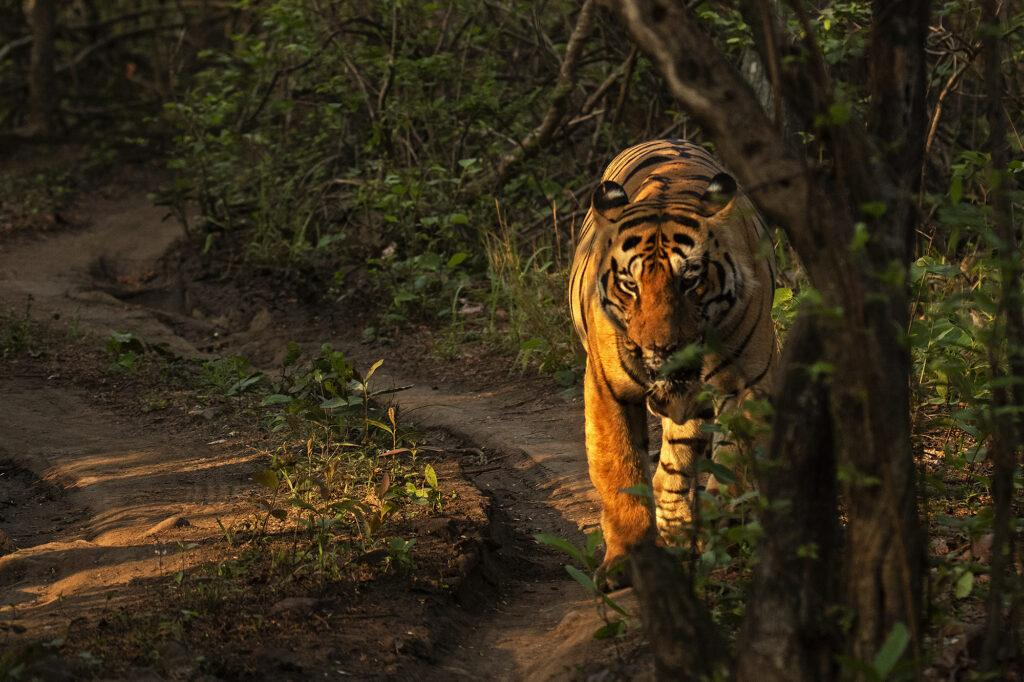
#> input picture websites/wild-expedition/images/tours/Animals/Tadoba/1.jpg, 1024 x 682 px, found by its file name
$ python inspect_details.py
#> lines starting #> are read from the running program, lines starting #| are printed output that depends on the picture
from PIL import Image

def inspect_img(name, path):
#> called with name = 'Tadoba (1.jpg)', path = 'images/tours/Animals/Tadoba/1.jpg'
    im = Image.open(path)
#> im is the input picture: PIL image 1024x682 RGB; mean R, G, B 55.4, 45, 26.2
    w, h = im.size
#> w = 1024; h = 682
    print(f"\n=== {name} ({w}x{h}) ===")
#| === Tadoba (1.jpg) (1024x682) ===
    # Let's save a thumbnail or check brightness/features if needed
    print(f"Aspect ratio: {w/h:.3f}")
#| Aspect ratio: 1.501

inspect_img("Tadoba (1.jpg)", "images/tours/Animals/Tadoba/1.jpg")
inspect_img("Pench Leopard", "images/animals/pench_leopard.jpg")
#> call 2 of inspect_img, with name = 'Pench Leopard', path = 'images/animals/pench_leopard.jpg'
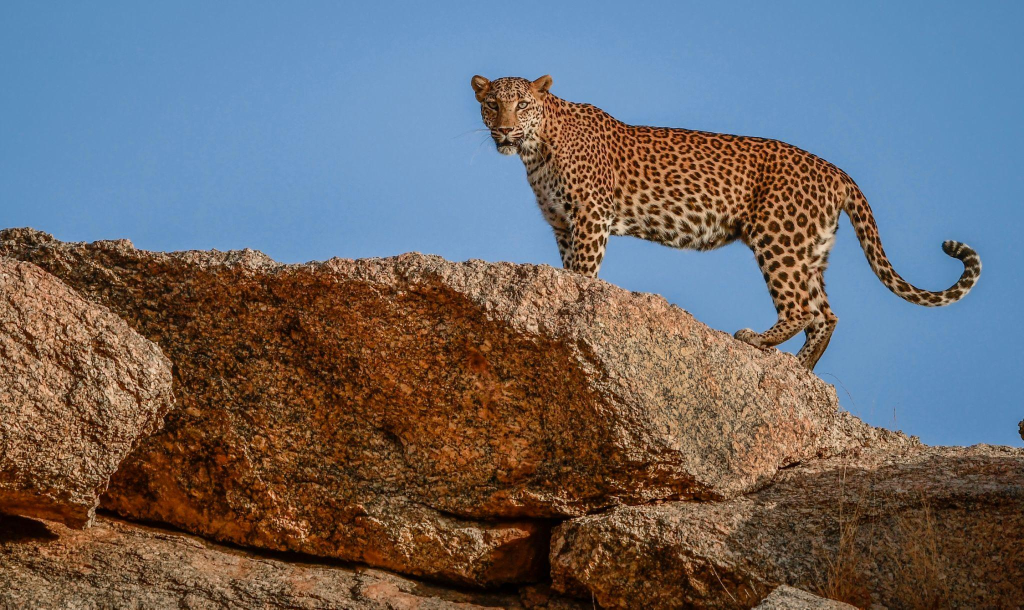
#> input picture websites/wild-expedition/images/animals/pench_leopard.jpg, 2048 x 1219 px, found by its file name (shown at 1/2 size)
#> in inspect_img, im is the input picture: PIL image 2048x1219 RGB; mean R, G, B 107.6, 104.5, 107.2
#| === Pench Leopard (2048x1219) ===
#| Aspect ratio: 1.680
inspect_img("Jawai Leopard", "images/posts/vm_wild_expeditions/Carousels/DdNtnOUj7gU/instabulkdownloader.com_DdNtnOUj7gU_02.jpg")
#> call 3 of inspect_img, with name = 'Jawai Leopard'
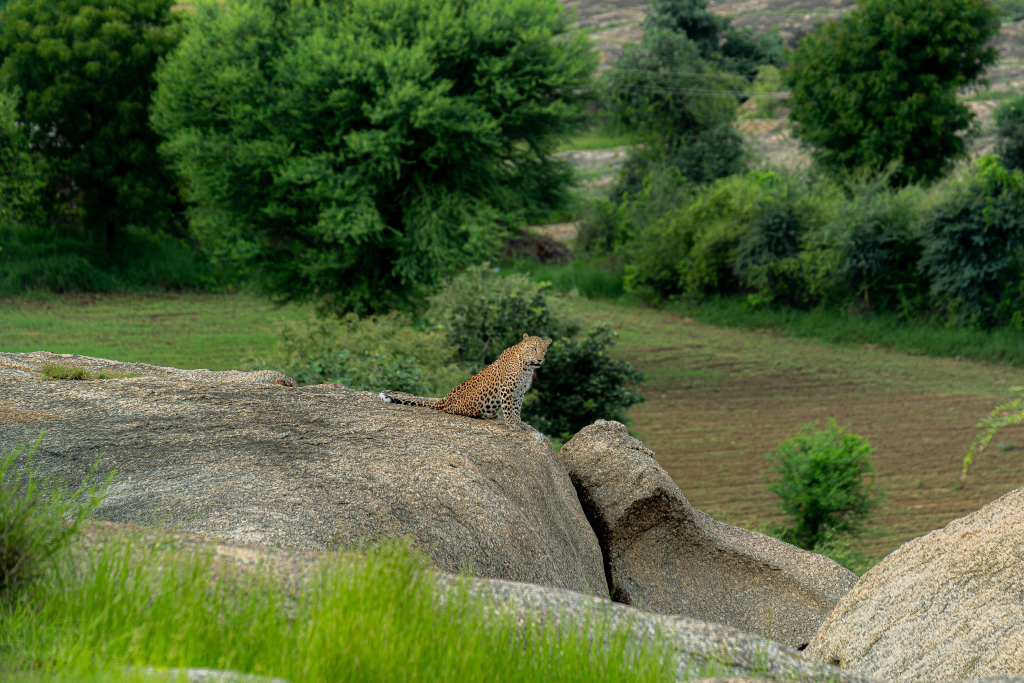
#> input picture websites/wild-expedition/images/posts/vm_wild_expeditions/Carousels/DdNtnOUj7gU/instabulkdownloader.com_DdNtnOUj7gU_02.jpg, 4096 x 2730 px, found by its file name (shown at 1/4 size)
#> in inspect_img, im is the input picture: PIL image 4096x2730 RGB; mean R, G, B 81.1, 97.1, 56.9
#| === Jawai Leopard (4096x2730) ===
#| Aspect ratio: 1.500
inspect_img("Vijay Mathiew Mentor", "images/posts/vm_wild_expeditions/Carousels/DcbIzGQj2Ew/instabulkdownloader.com_DcbIzGQj2Ew_07.jpg")
#> call 4 of inspect_img, with name = 'Vijay Mathiew Mentor'
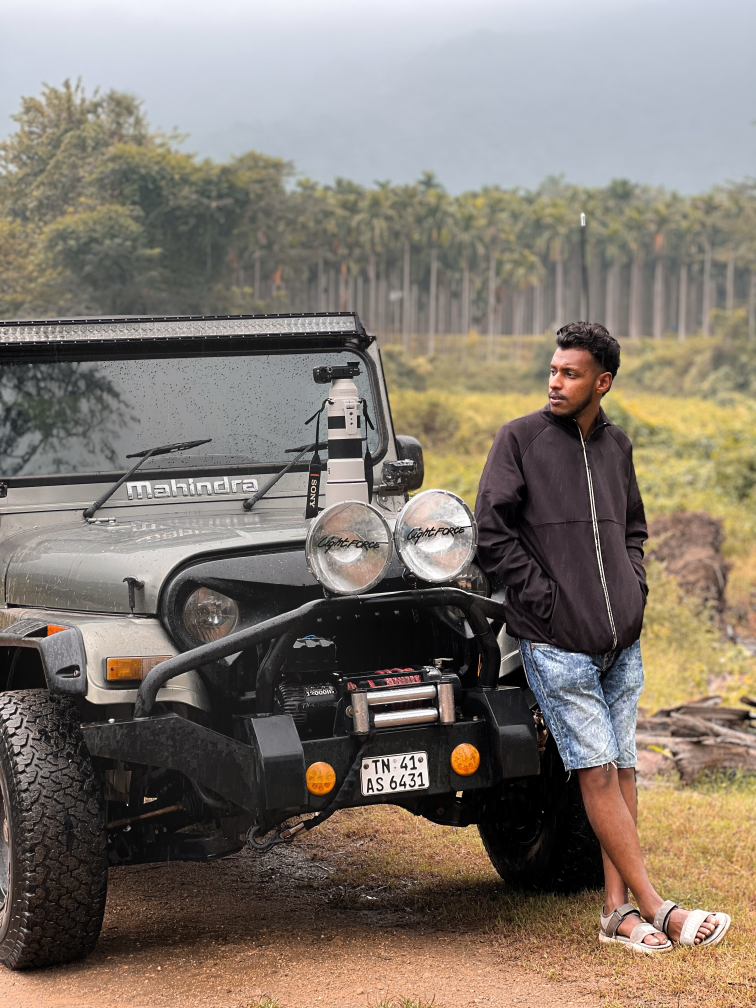
#> input picture websites/wild-expedition/images/posts/vm_wild_expeditions/Carousels/DcbIzGQj2Ew/instabulkdownloader.com_DcbIzGQj2Ew_07.jpg, 3024 x 4032 px, found by its file name (shown at 1/4 size)
#> in inspect_img, im is the input picture: PIL image 3024x4032 RGB; mean R, G, B 129.5, 120.5, 111.2
#| === Vijay Mathiew Mentor (3024x4032) ===
#| Aspect ratio: 0.750
inspect_img("Jayavignesh Mentor", "images/jayavignesh.jpg")
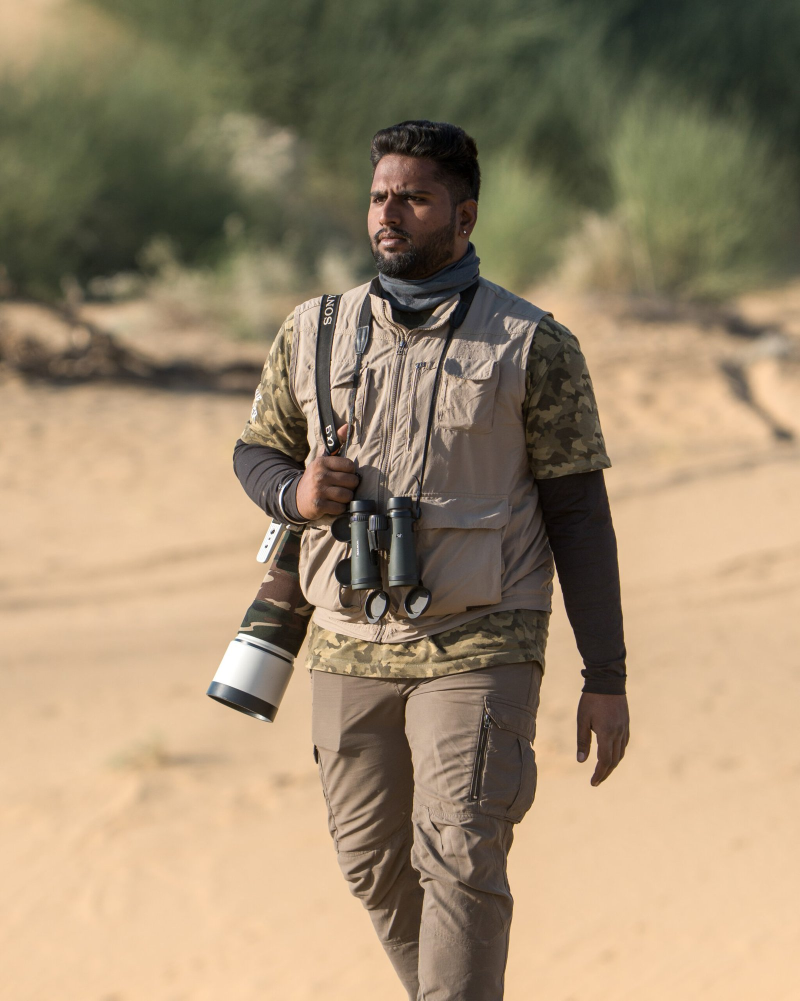
#> input picture websites/wild-expedition/images/jayavignesh.jpg, 1600 x 2001 px, found by its file name (shown at 1/2 size)
#> in inspect_img, im is the input picture: PIL image 1600x2001 RGB; mean R, G, B 156, 137.6, 110.7
#| === Jayavignesh Mentor (1600x2001) ===
#| Aspect ratio: 0.800
